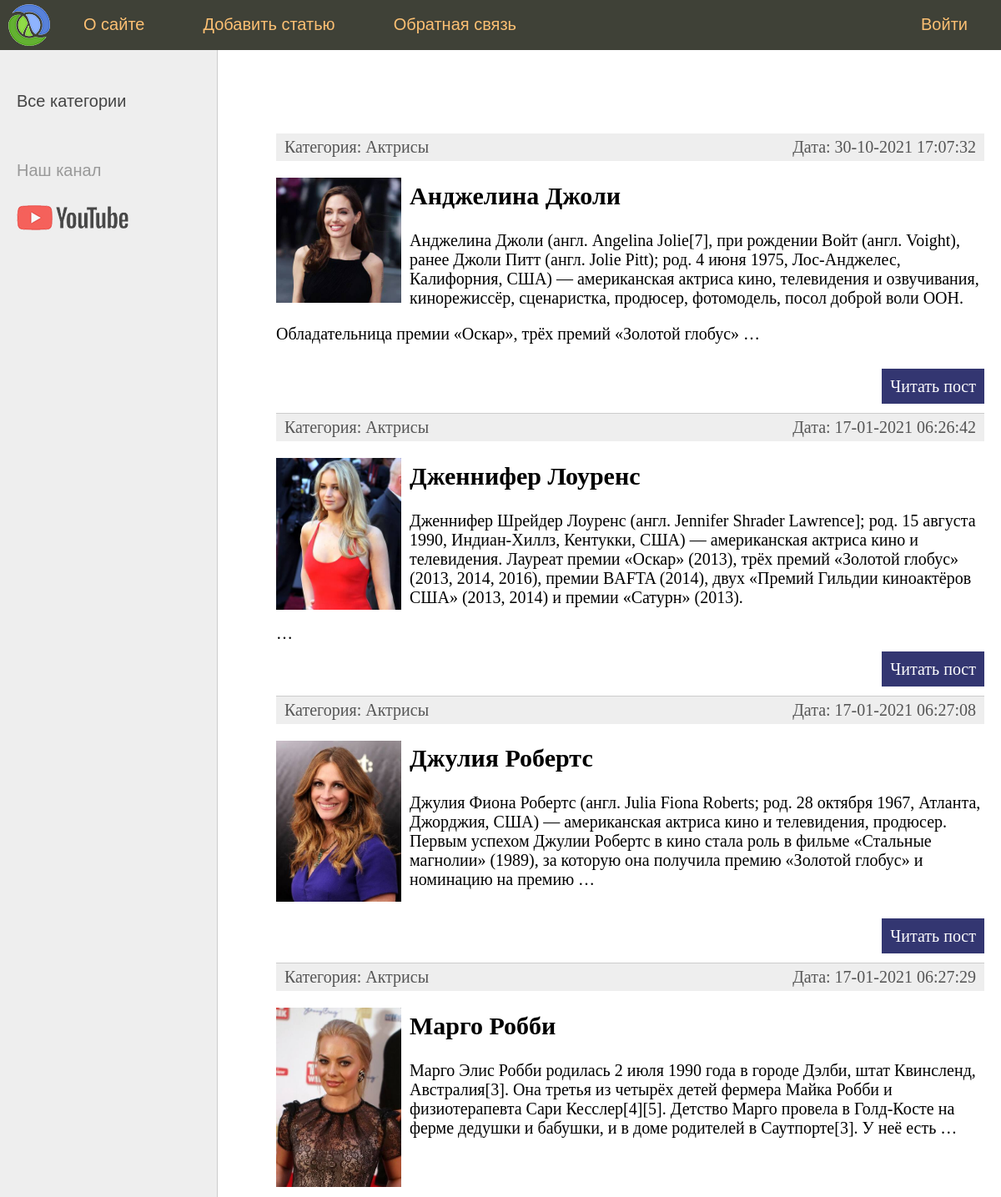
Page /category/aktrisy/ (upper part) on the earlier database version.
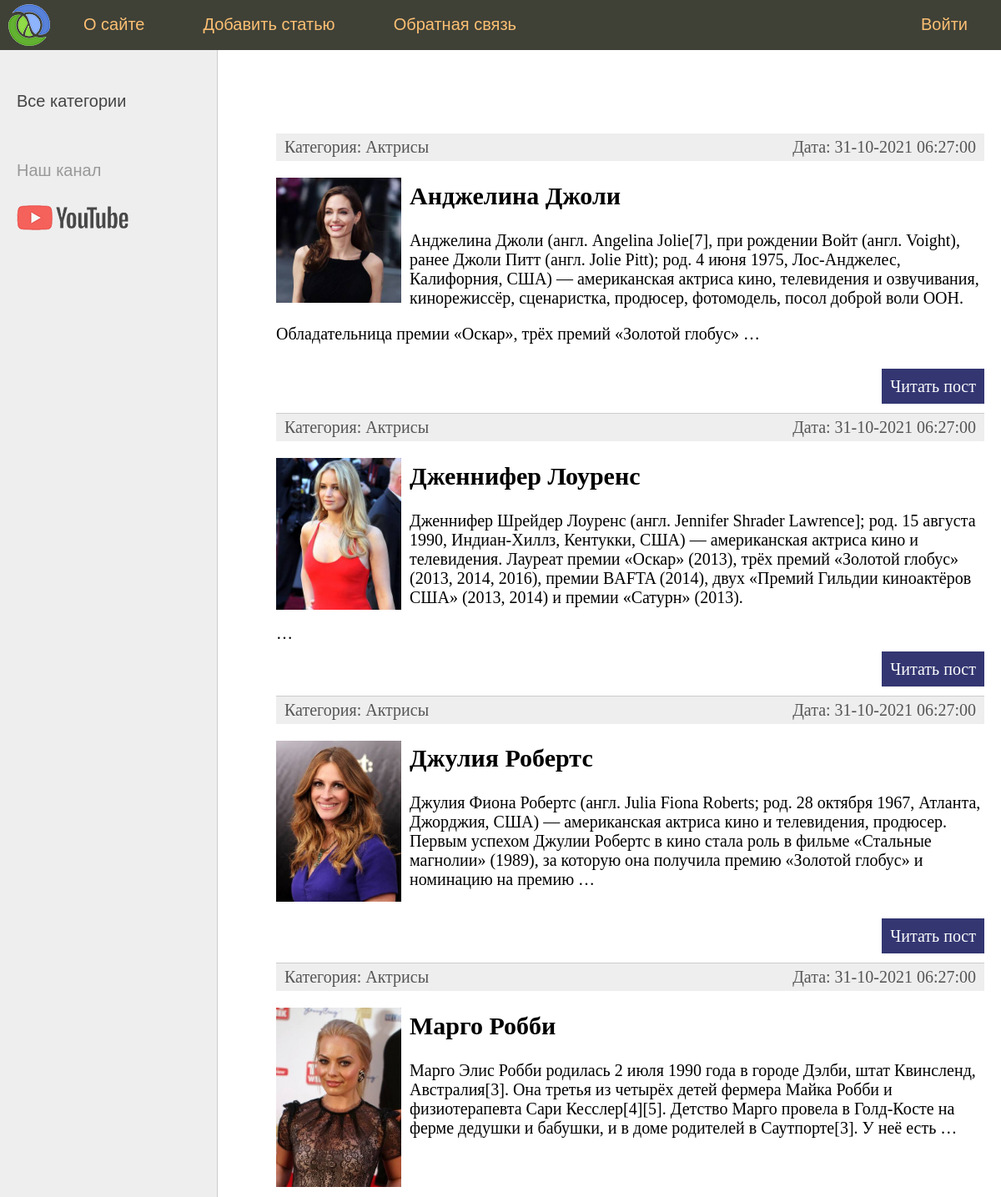
Same page on the later database version.
### women/models.py (models this page shows, shortened)
class Women(models.Model):
    title = models.CharField(max_length=255, verbose_name='Заголовок')
    slug = models.SlugField(max_length=255, unique=True, db_index=True, verbose_name="URL")
    content = models.TextField(blank=True, verbose_name='Контент')
    photo = models.ImageField(upload_to="photos/%Y/%m/%d", verbose_name='Фотография')
    time_create = models.DateTimeField(auto_now_add=True, verbose_name='Время создания')
    time_update = models.DateTimeField(auto_now=True, verbose_name='Время изменения')
    is_published = models.BooleanField(default=True, verbose_name='Публикация')
    cat = models.ForeignKey('Category', on_delete=models.PROTECT, verbose_name='Категория')
    def get_absolute_url(self):
        return reverse('post', kwargs={'post_slug': self.slug})
    class Meta:
        ordering = ('title',)
        verbose_name = 'Женщина'
        verbose_name_plural = 'Женщины'

class Category(models.Model):
    name = models.CharField(max_length=100, db_index=True, verbose_name='Категория')
    slug = models.SlugField(max_length=255, unique=True, db_index=True, verbose_name="URL")
    def __str__(self):
        return self.name
    class Meta:
        ordering = ('name',)
        verbose_name = 'Категорию'
        verbose_name_plural = 'Категории'

### women/views.py (the view)
# urls.py: path('category/<slug:cat_slug>/', WomenCategory.as_view(), name='category'),
class WomenCategory(DataMixin, ListView):
    model = Women
    template_name = 'women/index.html'  # Задаем маршрут к шаблону вместо стандартного
    context_object_name = 'post'  # Задаем имя списка вместо стандартного
    allow_empty = False
    def get_context_data(self, *, object_list=None, **kwargs):
        context = super().get_context_data(**kwargs)
        context['menu'] = menu
        context['title'] = 'Категория - ' + str(context['post'][0].cat)
        context['cat_selected'] = context['post'][0].cat_id
        return context
    def get_queryset(self):
        return Women.objects.filter(cat__slug=self.kwargs['cat_slug'], is_published=True)  # Выбираем что отображать из списка Women

### women/templates/women/index.html (shortened to what this page needs)
{% extends 'women/base.html' %}
{% block content %}
<ul class="list-articles">
	{% for p in post %}
	<li><div class="article-panel">
		<p class="first">Категория: {{p.cat}}</p>
		<p class="last">Дата: {{p.time_update|date:"d-m-Y H:i:s"}}</p>
	</div>
{% if p.photo %}
		<p><img src="{{ p.photo.url }}" alt="" class="img-article-left thumb"></p>
{% endif %}
			<h2>{{p.title}}</h2>
	{% autoescape on %}
	{{p.content|linebreaks|truncatewords:45}}
	{% endautoescape %}
			<p class="link-read-post"><a href="{{ p.get_absolute_url }}">Читать пост</a></p>
			</li>
	{% endfor %}
</ul>
{% endblock %}

Differences in the rows shown:
changed Women "Анджелина Джоли": time_update "30-10-2021 17:07:32" → "31-10-2021 06:27:00"
changed Women "Дженнифер Лоуренс": time_update "17-01-2021 06:26:42" → "31-10-2021 06:27:00"
changed Women "Джулия Робертс": time_update "17-01-2021 06:27:08" → "31-10-2021 06:27:00"
changed Women "Марго Робби": time_update "17-01-2021 06:27:29" → "31-10-2021 06:27:00"
